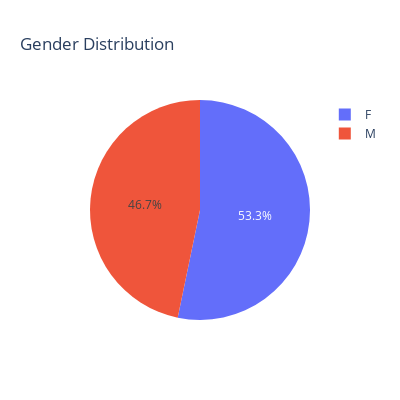

The notebook cell saved with this chart:
### Code cell
fig = px.pie(df, names='Sex', title='Gender Distribution', height=400, width=400)
fig.show()

### Figure 1 — Plotly figure (JSON) as saved in the notebook; plotly's stock layout.template omitted (floating-point values rounded to 4 significant figures; data arrays with more than 128 entries replaced by an {"elided": "..."} marker saying what was removed)
{"data": [{"domain": {"x": [0, 1], "y": [0, 1]}, "hovertemplate": "Sex=%{label}<extra></extra>", "labels": {"elided": "569 str values"}, "legendgroup": "", "name": "", "showlegend": true, "type": "pie"}], "layout": {"height": 400, "legend": {"tracegroupgap": 0}, "title": {"text": "Gender Distribution"}, "width": 400}}
